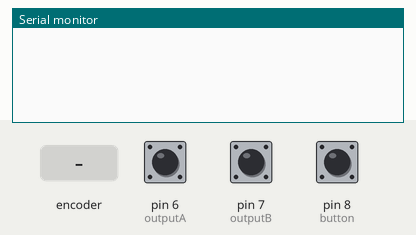
This sketch was run on a simulated Arduino Uno, built with avr-gcc and run on an emulated ATmega328P. On the bench: the last lines printed to the serial monitor. Inputs (shaded band) come from the test bench; at power-on: pin 8 (button) HIGH, pin 6 (outputA) HIGH, pin 7 (outputB) HIGH.

Above: at 1.2 s.
1.3 s: rotary encoder on pin 6 (outputA) / pin 7 (outputB) turned 1 step (first pin leading)
At 1.8 s:
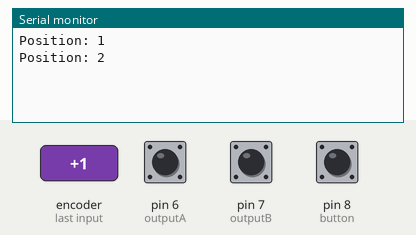
3.0 s: pin 8 (button) pulled LOW for 0.15 s
At 4.2 s:
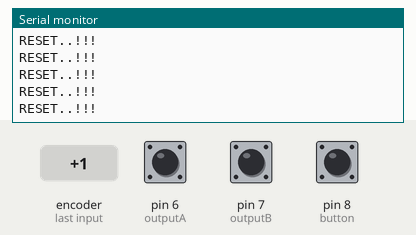
4.6 s: rotary encoder on pin 6 (outputA) / pin 7 (outputB) turned 3 steps (first pin leading)
At 5.8 s:
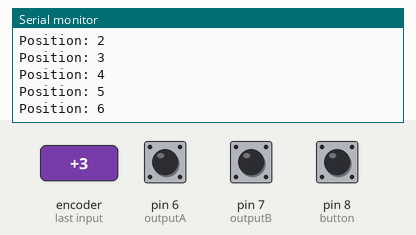
6.7 s: pin 8 (button) driven LOW
At 7.8 s:
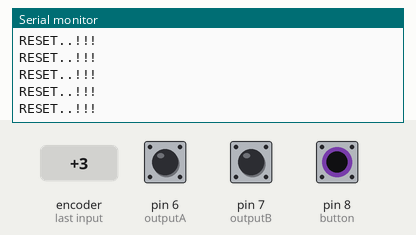
9.7 s: rotary encoder on pin 6 (outputA) / pin 7 (outputB) turned 1 step (first pin leading)
12.9 s: rotary encoder on pin 6 (outputA) / pin 7 (outputB) turned 3 steps (first pin leading)
Timing chart, 0 to 15.9 s (numbered marks = the images above; inputs shaded):
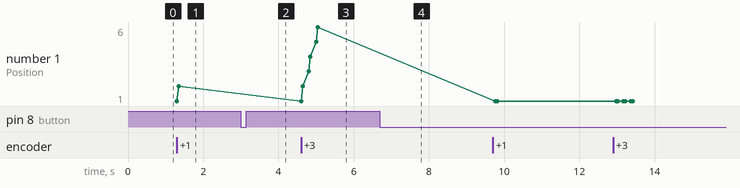

Measured:
- after the input at 1.3 s, the serial monitor: prints a new line at once (image 1)
- after the input at 3.0 s, the serial monitor: prints a new line at once (image 2)
- after the input at 4.6 s, the serial monitor: prints a new line at once (image 3)
- after the input at 6.7 s, the serial monitor: prints a new line at once (image 4)
- plotted number 1: 2 → 6 after the input at 4.6 s, 6 → 1 after the input at 9.7 s

The sketch:

rotary_test.ino
```cpp
 #define outputA 6
 #define outputB 7
 #define button 8
 int counter = 0;
 int aState;
 int aLastState;
 void setup() {
   pinMode (outputA,INPUT);
   pinMode (outputB,INPUT);
   pinMode (button,INPUT_PULLUP);

   Serial.begin (9600);
   // Reads the initial state of the outputA
   aLastState = digitalRead(outputA);
 }
 void loop() {
   aState = digitalRead(outputA); // Reads the "current" state of the outputA
   // If the previous and the current state of the outputA are different, that means a Pulse has occured
   if (aState != aLastState){
     // If the outputB state is different to the outputA state, that means the encoder is rotating clockwise
     if (digitalRead(outputB) != aState) {
       counter ++;
     } else {
       counter --;
     }
     Serial.print("Position: ");
     Serial.println(counter);
   }

   if (digitalRead(button)==0){
    counter =0;
    Serial.println("RESET..!!!");
   }

   if (counter == 99){
    counter=0;
   }
   aLastState = aState; // Updates the previous state of the outputA with the current state
 }
```
